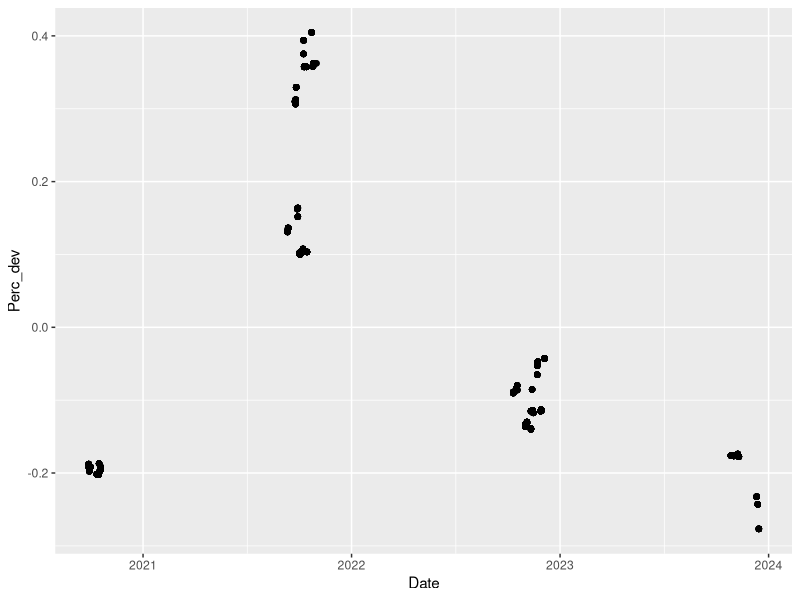
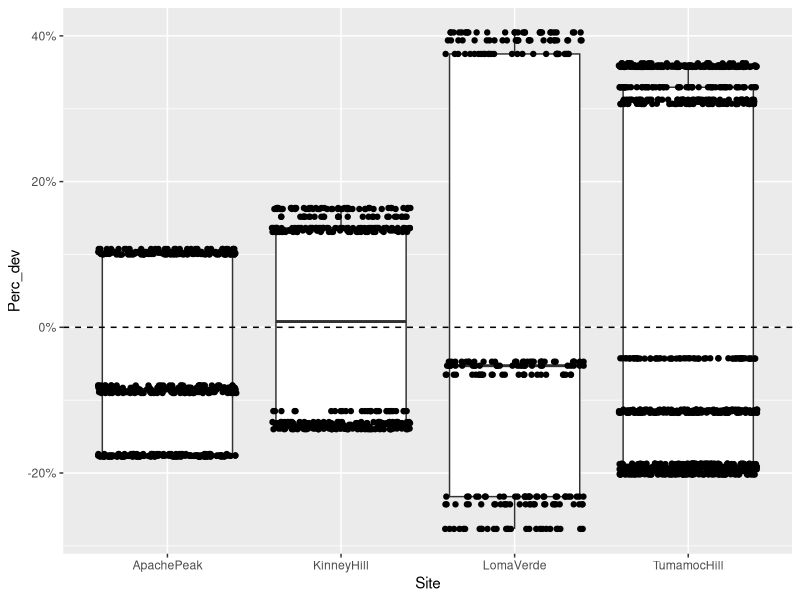
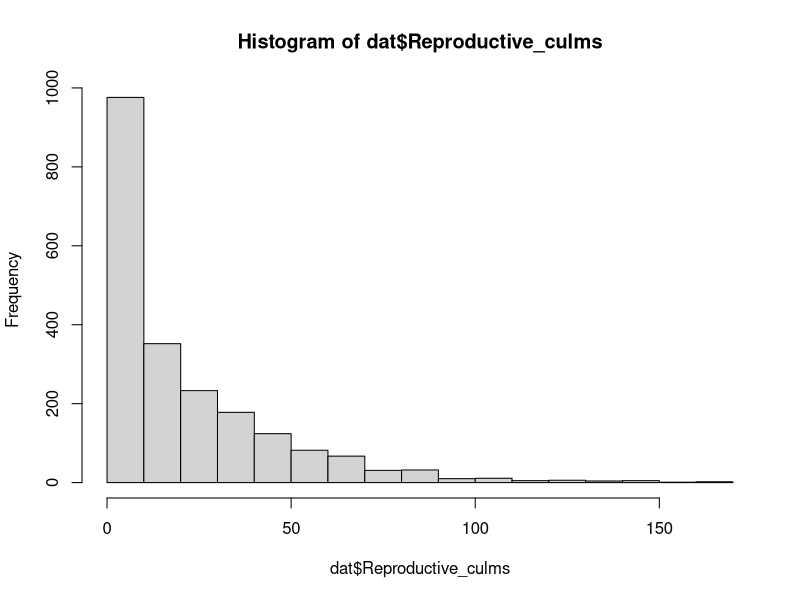
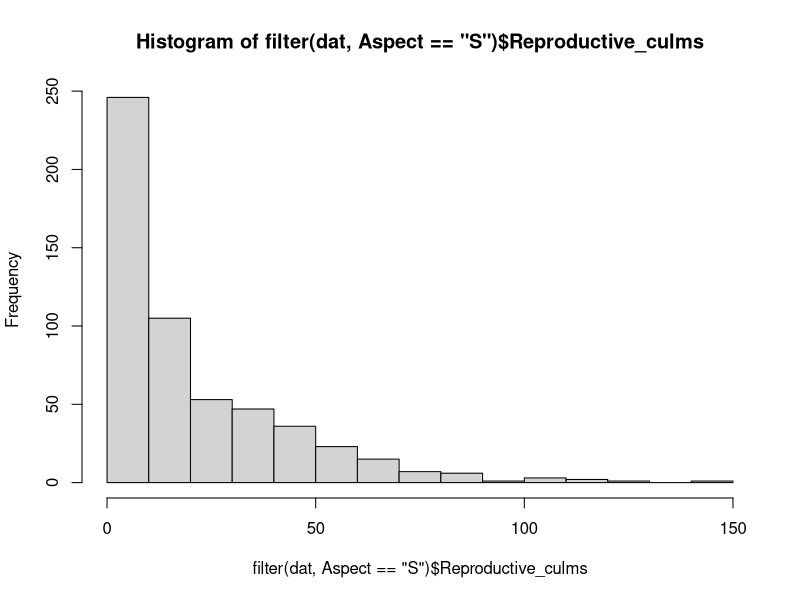
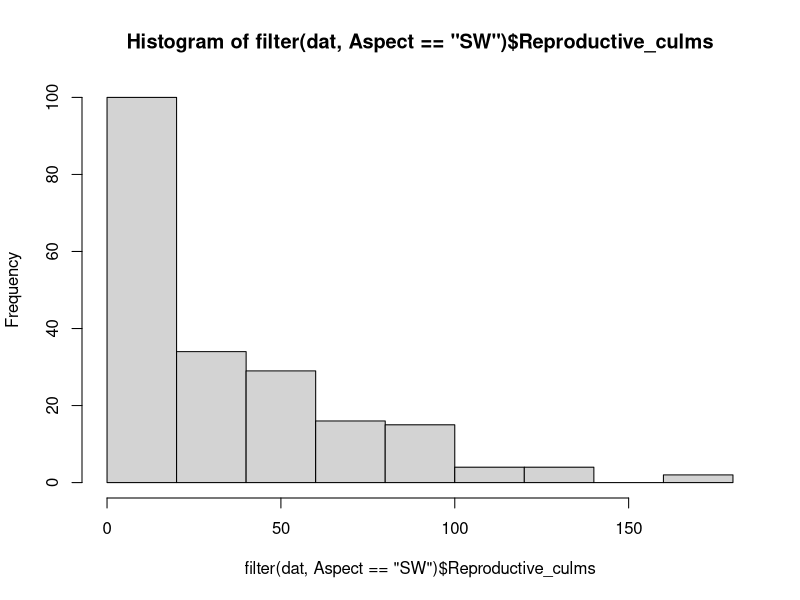
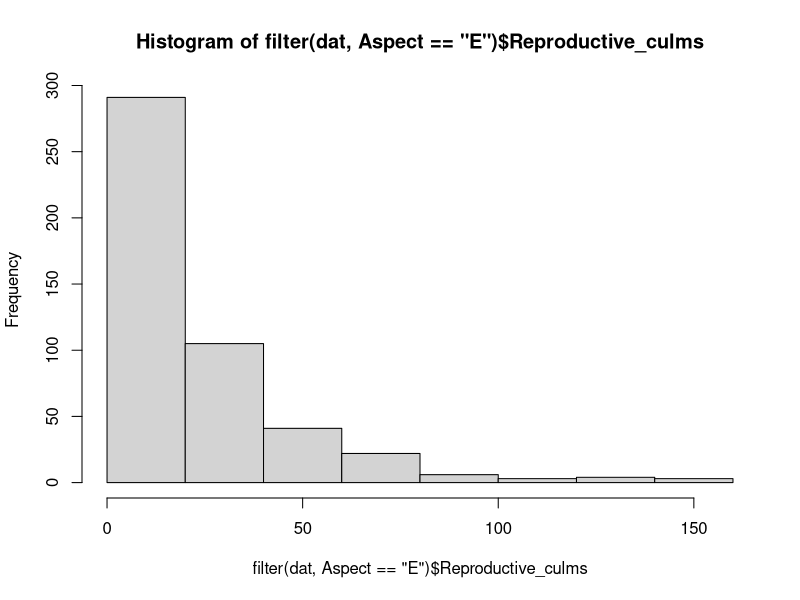
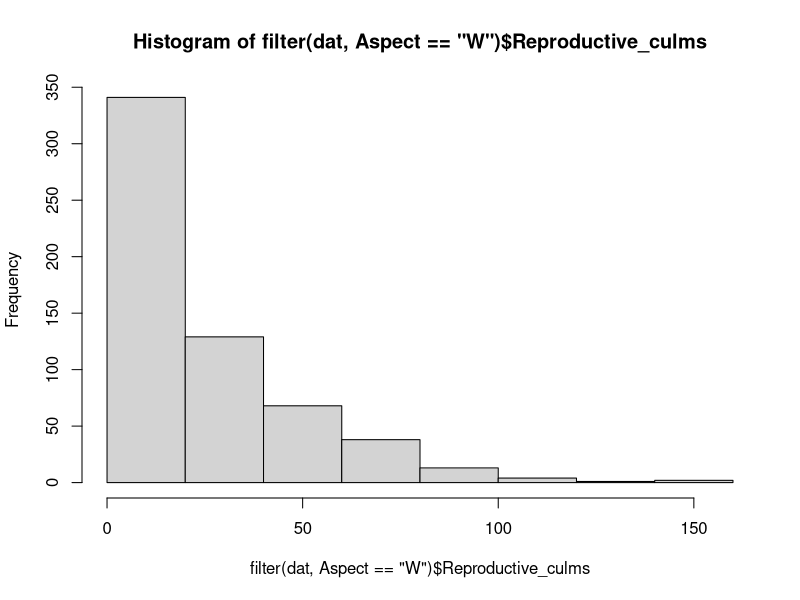
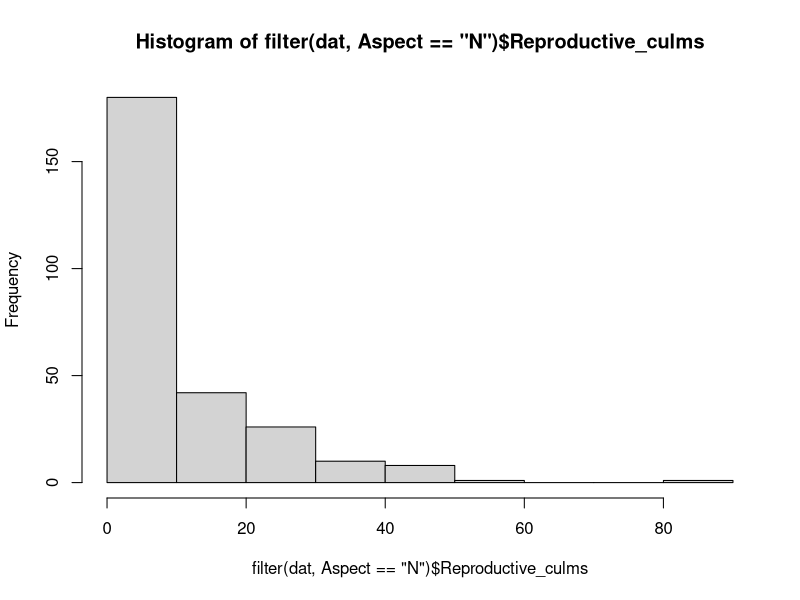

These charts were generated, in order, by the following R code: (Note: this script raises an error after producing the figures.)
# Created: 2024-09-23
# Updated: 2025-03-10

# Purpose: Examine distributions; write out clean data with precip deviation variable added.

# Culm counts have a Poisson distribution. Buffelgrass density & cover should be log-transformed to improve
#   normality. Native grass, native forb, and herb (forb + grass) roughly have a Poisson distribution,
#   with a lot of 0s.

library(readxl)
library(tidyverse)
library(GGally)

# Load data ---------------------------------------------------------------

culms.raw <- read_xlsx("data/raw/2024-09_LO_Buffelgrass-culm-demography_master.xlsx", sheet = "Demography")
monitor.prism <- read_csv("data/cleaned/02_monitoring-info-with-PRISM-data_clean.csv")

# Data wrangling ----------------------------------------------------------

dat <- culms.raw %>% 
  left_join(monitor.prism)

# Check for NAs
apply(dat, 2, anyNA)

# Separate NA culm counts
na.culm <- dat %>% 
  filter(is.na(Vegetative_culms))

# Remove NA culm count - plants could not be located and weren't sampled
dat <- dat %>% 
  filter(!is.na(Vegetative_culms))

# Add Perc_dev and Deviation_mm cols
dat <- dat %>% 
  mutate(Perc_dev = (Prev_year_precip - MAP) / MAP,
         Deviation_mm = Prev_year_precip - MAP) 

# Change year cols to character
dat <- dat %>% 
  mutate(Year = as.character(Year),
         StudyYear = as.character(StudyYear))

# Add HerbCover col
dat <- dat %>% 
  mutate(HerbCover = NGCover + ForbCover)

# Separate out continuous explanatory variables
exp.cont <- dat %>% 
  select(PlotSlope, Elevation_ft, Prev_year_precip, MAT, MAP, Perc_dev, Deviation_mm)

# Separate out response variables
res.cont <- dat %>% 
  select(BGCover, BGDensity, ShrubCover, ForbCover, NGCover, HerbCover,
         Vegetative_culms, Reproductive_culms, Total_Live_Culms,
         Longestleaflength_cm)




# Precipitation variability -----------------------------------------------

summary(dat$Perc_dev) # ranges from -28% to +40%

dat %>% 
  ggplot(aes(x = Date, y = Perc_dev)) +
  geom_point()

dat %>% 
  ggplot(aes(x = Site, y = Perc_dev)) +
  geom_boxplot() +
  geom_jitter() +
  scale_y_continuous(labels = scales::percent) +
  geom_hline(yintercept = 0, linetype = "dashed")


# Response variable: Culm count -------------------------------------------

## Histogram --------------------------------------------------------------

# All, Reproductive
hist(dat$Reproductive_culms) # Poisson

# By aspect, Reproductive
hist(filter(dat, Aspect == "S")$Reproductive_culms)
hist(filter(dat, Aspect == "SW")$Reproductive_culms)
hist(filter(dat, Aspect == "E")$Reproductive_culms)
hist(filter(dat, Aspect == "W")$Reproductive_culms)
hist(filter(dat, Aspect == "N")$Reproductive_culms)

# By site, Reproductive
hist(filter(dat, Site == "TumamocHill")$Reproductive_culms)
hist(filter(dat, Site == "LomaVerde")$Reproductive_culms)
hist(filter(dat, Site == "KinneyHill")$Reproductive_culms)
hist(filter(dat, Site == "ApachePeak")$Reproductive_culms)

# All, Total
hist(dat$Total_Live_Culms)

# All, Vegetative
hist(dat$Vegetative_culms)


## Boxplot ----------------------------------------------------------------

# All, by site
#   Reproductive
dat %>% 
  ggplot(aes(x = Site, y = Reproductive_culms)) +
  geom_boxplot()

#   Total
dat %>% 
  ggplot(aes(x = Site, y = Total_Live_Culms)) +
  geom_boxplot()

#   Vegetative
dat %>% 
  ggplot(aes(x = Site, y = Vegetative_culms)) +
  geom_boxplot()


# All, by aspect
#   Reproductive
dat %>% 
  ggplot(aes(x = Aspect, y = Reproductive_culms)) +
  geom_boxplot()

#   Total
dat %>% 
  ggplot(aes(x = Aspect, y = Total_Live_Culms)) +
  geom_boxplot()

#   Vegetative
dat %>% 
  ggplot(aes(x = Aspect, y = Vegetative_culms)) +
  geom_boxplot()


## Pair plot --------------------------------------------------------------

# Reproductive & vegetative culms
dat %>%
  ggplot(aes(x = Vegetative_culms, y = Reproductive_culms)) +
  geom_point()



# Response variable: BG density & cover -----------------------------------

# Pair plot
res.cont %>% 
  select(-Longestleaflength_cm, -Vegetative_culms, -Reproductive_culms, -Total_Live_Culms) %>% 
  ggpairs()

# BG Cover
hist(dat$BGCover)
dat %>% 
  ggplot(aes(x = Site, y = BGCover)) +
  geom_boxplot()

#   Log transformation
dat <- dat %>% 
  mutate(BGCover_log = log(BGCover))
hist(dat$BGCover_log) # log transformation kind of improves normality?

# BG Density
hist(dat$BGDensity)
dat %>% 
  ggplot(aes(x = Site, y = BGDensity)) +
  geom_boxplot()

#   Log transformation
dat <- dat %>% 
  mutate(BGDensity_log = log(BGDensity))
hist(dat$BGDensity_log) # log transformation improves normality


# Longest leaf
hist(dat$Longestleaflength_cm)
dat %>% 
  filter(!is.na(Longestleaflength_cm)) %>% 
  ggplot(aes(x = Site, y = Longestleaflength_cm)) + 
  geom_boxplot()



# Response variable: Native plant cover -----------------------------------

# Shrub cover
hist(dat$ShrubCover)
dat %>% 
  ggplot(aes(x = Site, y = ShrubCover)) +
  geom_boxplot()
dat %>% 
  ggplot(aes(x = Aspect, y = ShrubCover)) +
  geom_boxplot()

# Forb cover
hist(dat$ForbCover)
dat %>% 
  ggplot(aes(x = Site, y = ForbCover)) +
  geom_boxplot()
dat %>% 
  ggplot(aes(x = Aspect, y = ForbCover)) +
  geom_boxplot()

# Native grass cover
hist(dat$NGCover)
dat %>% 
  ggplot(aes(x = Site, y = NGCover)) +
  geom_boxplot()
dat %>% 
  ggplot(aes(x = Aspect, y = NGCover)) +
  geom_boxplot()

# Herb cover
hist(dat$HerbCover)
dat %>% 
  ggplot(aes(x = Site, y = HerbCover)) +
  geom_boxplot()
dat %>% 
  ggplot(aes(x = Aspect, y = HerbCover)) +
  geom_boxplot()


# Continuous explanatory variables ----------------------------------------

# Summary
summary(dat$Elevation_ft)
summary(dat$PlotSlope)
summary(dat$MAT)

# Distribution
hist(dat$Elevation_ft)
hist(dat$PlotSlope)
hist(dat$MAT)

# Pair plot
dat %>% 
  select(PlotSlope, Elevation_ft, Prev_year_precip, MAT, MAP, Perc_dev, Deviation_mm) %>% 
  distinct(.keep_all = TRUE) %>% 
  ggpairs()



# Write out data to csv ---------------------------------------------------

write_csv(dat,
          file = "data/cleaned/04_demography-data_clean.csv")


save.image("RData/04_data-wrangling-and-screening.RData")
